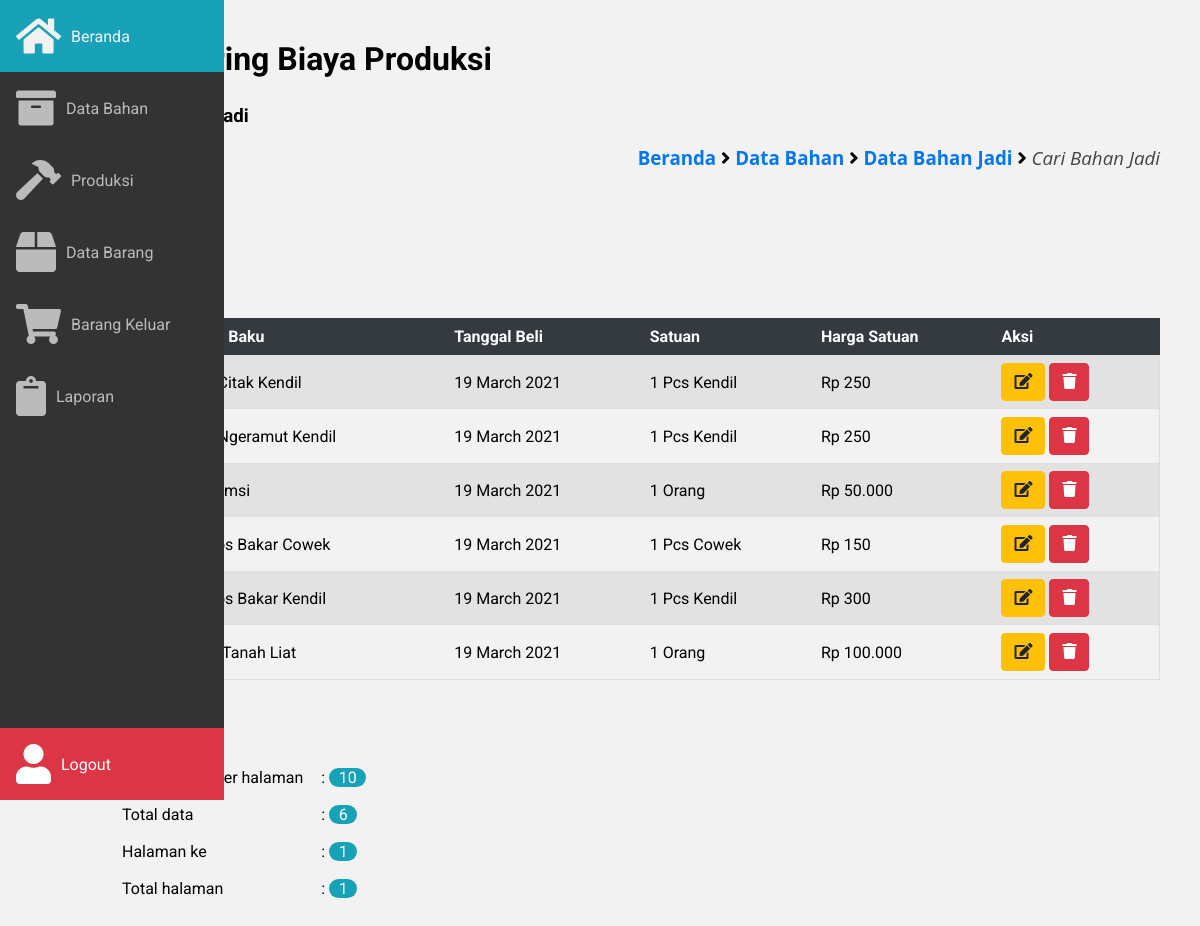
Page /frontend/bahan/bhn_jadi/cari.php on the committed database.
### tables this page shows
CREATE TABLE `bahan` (
  `id_bahan` int(11) NOT NULL,
  `nama_bahan` varchar(100) NOT NULL,
  `tgl` date NOT NULL,
  `kuantitas` int(12) NOT NULL,
  `satuan` varchar(100) NOT NULL,
  `harga` int(11) NOT NULL,
  `kategori` varchar(100) NOT NULL
);

### frontend/bahan/bhn_jadi/cari.php (the view, shortened to what this page needs)
<!DOCTYPE html>
<html lang="pt-BR">
	<head>
		<link rel="stylesheet" href="https://pro.fontawesome.com/releases/v5.10.0/css/all.css"/>
		<link
			rel="stylesheet"
			href="https://cdn.materialdesignicons.com/4.9.95/css/materialdesignicons.min.css"
		/>
		<link rel="stylesheet" href="../../../assets/css/main.css" />
		<link rel="stylesheet" href="../../../assets/css/style.css" />
		<link rel="stylesheet" href="../../../assets/css/sidebar.css" />
	</head>
	<body>
		<?php
			include '../../layout/sidebar.php';
		?>
		<main class="main">
			<section>
				<h2>Monitoring Biaya Produksi</h2>
				<h3>Data Bahan Jadi</h3>
				<div class="breadcrumb">
					<h3>
						<a href="../../../beranda.php?page=beranda">Beranda</a> <i class="fa fa-angle-right"></i>
						<a href="../index.php?page=bahan">Data Bahan</a> <i class="fa fa-angle-right"></i>
						<a href="index.php?page=bahan">Data Bahan Jadi</a> <i class="fa fa-angle-right"></i>
						<span class="akhir-link-breadcrumb">Cari Bahan Jadi</span>
					</h3>
				</div>
				<div class="container">
					<div class="baris">
						<div class="kolom-100">
							<a href="index.php?page=bahan" class="tmbl tmbl-abu-abu margin-20-0">
								Kembali
							</a>
							<div class="table-box">
								<div class="kolom-20 float-left">
								</div>
								<table class="table-responsive">
									<tr class="thead-dark">
										<th>No</th>
										<th>Bahan Baku</th>
										<th>Tanggal Beli</th>
										<th>Satuan</th>
										<th>Harga Satuan</th>
										<th>Aksi</th>
									</tr>
									<?php
										include '../../../database/koneksi.php';
										$halaman = 10;
										$page    = isset($_GET["halaman"]) ? (int)$_GET["halaman"] :1;
										$mulai   = ($page>1) ? ($page * $halaman) - $halaman : 0;
										$result  = mysqli_query($host, "SELECT * FROM bahan WHERE kategori = 'bahan jadi'");
										$total   = mysqli_num_rows($result);
										$pages   = ceil($total/$halaman);
										if (isset($_POST['btncari']))  {
											$cari        = $_POST['cari'];
											$sql_cari    = "SELECT * FROM bahan WHERE kategori = 'bahan jadi' AND nama_bahan LIKE '%".$cari."%' LIMIT $mulai, $halaman";
											$query       = mysqli_query($host, $sql_cari);
										} else {
											$sql   = "SELECT * FROM bahan WHERE kategori = 'bahan jadi' ORDER BY nama_bahan ASC LIMIT $mulai, $halaman";
											$query = mysqli_query($host, $sql);
										}
										$no  = 1;
										while ($data = mysqli_fetch_assoc($query) ) {
									?>
									<tr>
										<td><?php echo $no++;?></td>
										<td><?php echo $data['nama_bahan']; ?></td>
										<td><?php echo date('d F Y', strtotime($data['tgl']))?></td>
										<td><?php echo $data['kuantitas'] . " " . $data['satuan']?></td>
										<td><?php echo "Rp " . number_format($data['harga'],0,',','.')?></td>
										<td>
											<a href="edit.php?id_bahan=<?php echo $data['id_bahan'];?>&page=bahanbaku" class="tmbl tmbl-kuning">
												<i class="fa fa-edit"></i>
											</a>
											<a onclick="return confirm('Anda yakin ingin menghapus data ?')" href="../../backend/bahan_baku/hapus.php?id_bahan=<?php echo $data['id_bahan'];?>" class="tmbl tmbl-merah">
												<i class="fa fa-trash"></i>
											</a>
										</td>
									</tr>
									<?php
										}
									?>
								</table>
							</div>
							<div class="penomoran">
								<?php
									for ($i=1; $i <= $pages ; $i++) {
								?>
									<a href="?halaman=<?php echo $i; ?>&page=bahan" class="tmbl tmbl-abu-abu margin-20-0">
									</a>
								<?php
									}
								?>
								<table style="margin-bottom: 50px;">
									<tr>
										<td>Jumlah data per halaman </td>
										<td>
											: <span class="lencana-radius lencana-info"><?php echo $halaman; ?></span>
										</td>
									</tr>
									<tr>
										<td>Total data</td>
										<td> : <span class="lencana-radius lencana-info"><?php echo $total; ?></span> </td>
									</tr>
									<tr>
										<td>Halaman ke</td>
										<td> : <span class="lencana-radius lencana-info"><?php echo $page; ?></span> </td>
									</tr>
									<tr>
										<td>Total halaman</td>
										<td> : <span class="lencana-radius lencana-info"><?php echo $pages; ?></span> </td>
									</tr>
								</table>
							</div>
						</div>
					</div>
				</div>
			</section>
		</main>
	</body>
</html>

### assets/css/main.css (style rules this page uses)
:root { --sidebar-width: 4.5em; }
body { margin: 0; padding: 0; font-family: 'Roboto'; }
* { outline: none; box-sizing: border-box; }
.main { margin-left: auto; margin-right: auto; max-width: 100%; padding: 1.5em 1.5em; }
.main h2 { font-size: 2em; margin-top: 0px; }
@media (min-width: 572px) { .main { margin-left: var(--sidebar-width); } }
@media (min-width: 992px) { .main { padding: 2.5em; } }

### assets/css/style.css (style rules this page uses)
body { background-color: #f2f2f2; }
.breadcrumb { text-align: right; font-family: open sans; margin-bottom: 50px; }
.akhir-link-breadcrumb { font-weight: 400; font-style: italic; color: #444; }
.breadcrumb a { color: #0376f0; }
.table-box { overflow-x:auto !important; }
.table-responsive { border-collapse: collapse; border-spacing: 0; width: 100%; border: 1px solid #ddd; }
.table-responsive .thead-dark { background-color: #343a40 !important; border: 1px solid #343a40; color: #ffffff; }
.table-responsive, th, td { text-align: left; padding: 8px; }
.table-responsive tr:nth-child(even) { background-color: #e2e2e2 !important }
.tmbl { display: inline-block; font-weight: 400; color: #212529; text-align: center; vertical-align: middle; cursor: pointer; -webkit-user-select: none; -moz-user-select: none; -ms-user-select: none; user-select: none; background-color: transparent; border: 1px solid transparent; padding: 0.375rem 0.75rem; font-size: 1rem; line-height: 1.5; border-radius: 0.25rem; transition: color 0.15s ease-in-out, background-color 0.15s ease-in-out, border-color 0.15s ease-in-out, box-shadow 0.15s ease-in-out; }
.tmbl-abu-abu { color: #fff; background-color: #6c757d; border-color: #6c757d; }
.tmbl-kuning { color: #212529; background-color: #ffc107; border-color: #ffc107; }
.tmbl-merah { color: #fff; background-color: #dc3545; border-color: #dc3545; }
.lencana-info { color: #fff; background-color: #17a2b8; }
.lencana-radius { padding-right: 0.6em; padding-left: 0.6em; border-radius: 10rem; }
a { text-decoration: none; }
.container { width: 100%; padding-right: 15px; padding-left: 15px; margin-right: auto; margin-left: auto; }
.baris { display: -ms-flexbox; display: flex; -ms-flex-wrap: wrap; flex-wrap: wrap; margin-right: -15px; margin-left: -15px; }
.margin-20-0 { margin: 20px 0; }
@media screen and (min-width: 400px) { .container { max-width: 400px; } }
@media screen and (min-width: 400px) { .kolom-100 { width: 100% !important; } }
@media screen and (min-width: 400px) { .kolom-20 { padding: 10px; width: 100% !important; } }
@media screen and (min-width: 400px) { .float-left { float: left !important; } }
@media (min-width: 576px) { .container { max-width: 540px; } }
@media (min-width: 768px) { .container { max-width: 720px; } }
@media (min-width: 992px) { .container { max-width: 960px; } }
@media (min-width: 1200px) { .container { max-width: 1140px; } }
@media (min-width: 1200px) { .kolom-100 { width: 100% !important; } }
@media (min-width: 1200px) { .kolom-20 { padding: 10px; width: 20% !important; } }
@media (min-width: 1200px) { .float-left { float: left !important; } }

### rows in the picture
bahan: nama_bahan "Jasa Citak Kendil", tgl "19 March 2021", kuantitas "1", satuan "Pcs Kendil", harga "250"
bahan: nama_bahan "Jasa Ngeramut Kendil", tgl "19 March 2021", kuantitas "1", satuan "Pcs Kendil", harga "250"
bahan: nama_bahan "Konsumsi", tgl "19 March 2021", kuantitas "1", satuan "Orang", harga "50.000"
bahan: nama_bahan "Ongkos Bakar Cowek", tgl "19 March 2021", kuantitas "1", satuan "Pcs Cowek", harga "150"
bahan: nama_bahan "Ongkos Bakar Kendil", tgl "19 March 2021", kuantitas "1", satuan "Pcs Kendil", harga "300"
bahan: nama_bahan "Selep Tanah Liat", tgl "19 March 2021", kuantitas "1", satuan "Orang", harga "100.000"

### other values in the picture
$halaman "10"
$total "6"
$page "1"
$pages "1"
